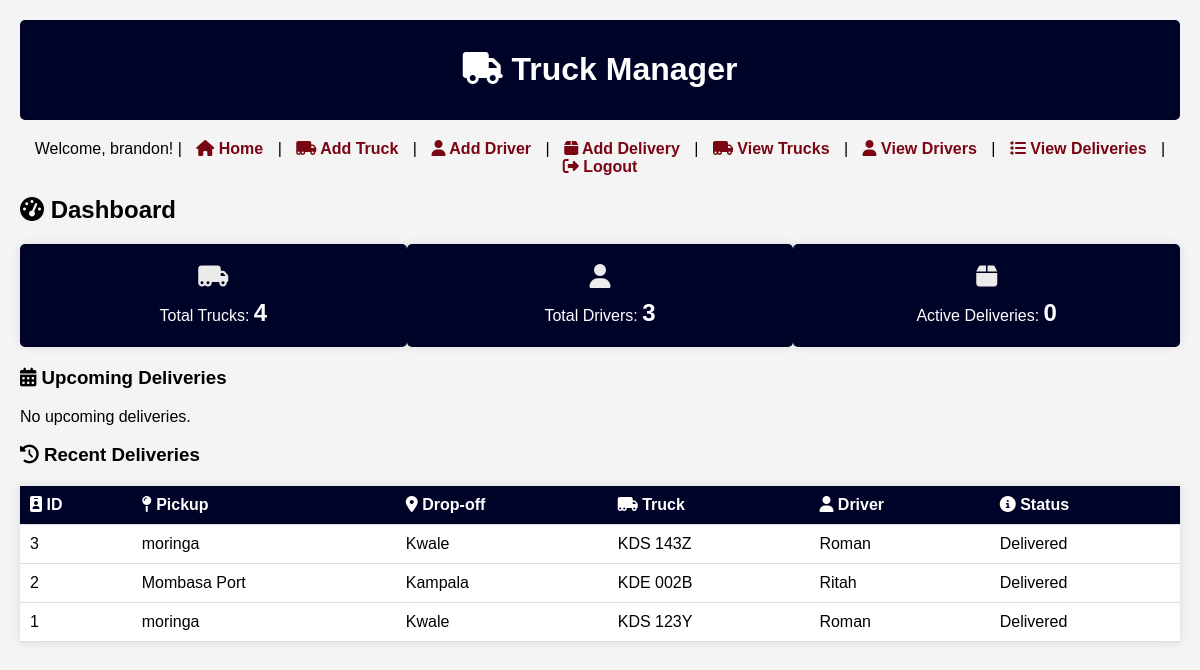
The page / (signed in) on the database its author committed.
### app.py (models this page shows)
class UserModel(User, UserMixin):
    pass

### database.py (models this page shows)
class Delivery(Base):
    __tablename__ = 'deliveries'
    id = Column(Integer, primary_key=True)
    pickup_location = Column(String)
    dropoff_location = Column(String)
    truck_id = Column(Integer, ForeignKey('trucks.id'))
    driver_id = Column(Integer, ForeignKey('drivers.id'))
    status = Column(String, default='Pending')
    start_datetime = Column(DateTime, nullable=True)
    truck = relationship('Truck', backref='deliveries')
    driver = relationship('Driver', backref='deliveries')

class Truck(Base):
    __tablename__ = 'trucks'
    id = Column(Integer, primary_key=True)
    truck_id = Column(String, unique=True)
    type = Column(String)
    capacity = Column(Float)
    status = Column(String, default='Available')

class Driver(Base):
    __tablename__ = 'drivers'
    id = Column(Integer, primary_key=True)
    name = Column(String)
    phone = Column(String)
    license_number = Column(String)
    email = Column(String, nullable=True)
    truck_id = Column(Integer, ForeignKey('trucks.id'), nullable=True)
    truck = relationship('Truck', backref='drivers')

### app.py (the view)
@app.route('/')
@login_required
def index():
    truck_count = session.query(Truck).count()
    driver_count = session.query(Driver).count()
    active_delivery_count = session.query(Delivery).filter(Delivery.status.in_(['Goods Picked', 'In Transit'])).count()
    recent_deliveries = session.query(Delivery).order_by(Delivery.id.desc()).limit(5).all()
    scheduled_deliveries = session.query(Delivery).filter(
        and_(Delivery.start_datetime >= datetime.now(), Delivery.status.in_(['Pending', 'Goods Picked', 'In Transit']))
    ).order_by(Delivery.start_datetime).limit(5).all()
    return render_template('index.html', truck_count=truck_count, driver_count=driver_count,
                         active_delivery_count=active_delivery_count, recent_deliveries=recent_deliveries,
                         scheduled_deliveries=scheduled_deliveries)

### app.py (called while the page is built)
@login_manager.user_loader
def load_user(user_id):
    user = session.query(User).get(int(user_id))
    if user:
        user_model = UserModel()
        user_model.id = user.id
        user_model.username = user.username
        user_model.password = user.password
        return user_model
    return None

### templates/index.html (shortened to what this page needs)
<!DOCTYPE html>
<html>
<head>
    <link rel="stylesheet" href="{{ url_for('static', filename='style.css') }}">
    <link rel="stylesheet" href="https://cdnjs.cloudflare.com/ajax/libs/font-awesome/6.4.2/css/all.min.css">
</head>
<body>
    <header>
        <h1><i class="fas fa-truck"></i> Truck Manager</h1>
    </header>
    <nav>
        {% if current_user.is_authenticated %}
            <span>Welcome, {{ current_user.username }}!</span> |
            <a href="{{ url_for('index') }}"><i class="fas fa-home"></i> Home</a> |
            <a href="{{ url_for('add_truck') }}"><i class="fas fa-truck-moving"></i> Add Truck</a> |
            <a href="{{ url_for('add_driver') }}"><i class="fas fa-user"></i> Add Driver</a> |
            <a href="{{ url_for('add_delivery') }}"><i class="fas fa-box"></i> Add Delivery</a> |
            <a href="{{ url_for('trucks') }}"><i class="fas fa-truck-moving"></i> View Trucks</a> |
            <a href="{{ url_for('drivers') }}"><i class="fas fa-user"></i> View Drivers</a> |
            <a href="{{ url_for('deliveries') }}"><i class="fas fa-list"></i> View Deliveries</a> |
            <a href="{{ url_for('logout') }}"><i class="fas fa-sign-out-alt"></i> Logout</a>
        {% else %}
            <a href="{{ url_for('login') }}"><i class="fas fa-sign-in-alt"></i> Login</a> |
            <a href="{{ url_for('register') }}"><i class="fas fa-user-plus"></i> Register</a>
        {% endif %}
    </nav>
    <section class="dashboard">
        <h2 class="section-title"><i class="fas fa-tachometer-alt"></i> Dashboard</h2>
        <div class="stats">
            <div class="stat">
                <i class="fas fa-truck-moving"></i>
                <p>Total Trucks: <span>{{ truck_count }}</span></p>
            </div>
            <div class="stat">
                <i class="fas fa-user"></i>
                <p>Total Drivers: <span>{{ driver_count }}</span></p>
            </div>
            <div class="stat">
                <i class="fas fa-box"></i>
                <p>Active Deliveries: <span>{{ active_delivery_count }}</span></p>
            </div>
        </div>
        <h3 class="section-title"><i class="fas fa-calendar-alt"></i> Upcoming Deliveries</h3>
        {% if scheduled_deliveries %}
        <table>
            <tr>
                <th><i class="fas fa-id-badge"></i> ID</th>
                <th><i class="fas fa-map-pin"></i> Pickup</th>
                <th><i class="fas fa-map-marker-alt"></i> Drop-off</th>
                <th><i class="fas fa-calendar-alt"></i> Start Date & Time</th>
                <th><i class="fas fa-truck-moving"></i> Truck</th>
                <th><i class="fas fa-user"></i> Driver</th>
                <th><i class="fas fa-info-circle"></i> Status</th>
            </tr>
            {% for delivery in scheduled_deliveries %}
            <tr>
                <td>{{ delivery.id }}</td>
                <td>{{ delivery.pickup_location }}</td>
                <td>{{ delivery.dropoff_location }}</td>
                <td>{{ delivery.start_datetime.strftime('%Y-%m-%d %H:%M') if delivery.start_datetime else 'N/A' }}</td>
                <td>{{ delivery.truck.truck_id }}</td>
                <td>{{ delivery.driver.name }}</td>
                <td>{{ delivery.status }}</td>
            </tr>
            {% endfor %}
        </table>
        {% else %}
        <p>No upcoming deliveries.</p>
        {% endif %}
        <h3 class="section-title"><i class="fas fa-history"></i> Recent Deliveries</h3>
        {% if recent_deliveries %}
        <table>
            <tr>
                <th><i class="fas fa-id-badge"></i> ID</th>
                <th><i class="fas fa-map-pin"></i> Pickup</th>
                <th><i class="fas fa-map-marker-alt"></i> Drop-off</th>
                <th><i class="fas fa-truck-moving"></i> Truck</th>
                <th><i class="fas fa-user"></i> Driver</th>
                <th><i class="fas fa-info-circle"></i> Status</th>
            </tr>
            {% for delivery in recent_deliveries %}
            <tr>
                <td>{{ delivery.id }}</td>
                <td>{{ delivery.pickup_location }}</td>
                <td>{{ delivery.dropoff_location }}</td>
                <td>{{ delivery.truck.truck_id }}</td>
                <td>{{ delivery.driver.name }}</td>
                <td>{{ delivery.status }}</td>
            </tr>
            {% endfor %}
        </table>
        {% else %}
        <p>No recent deliveries.</p>
        {% endif %}
    </section>
</body>
</html>

### static/style.css (style rules this page uses)
body { font-family: Arial, sans-serif; margin: 0; padding: 20px; background-color: #f4f4f4; }
header { background-color: #000328; color: #FFFFFF; padding: 10px; text-align: center; border-radius: 5px; }
nav { margin: 20px 0; text-align: center; }
nav a { margin: 0 10px; text-decoration: none; color: #7A0614; font-weight: bold; }
table { width: 100%; border-collapse: collapse; margin: 20px 0; background: #FFFFFF; box-shadow: 0 0 10px rgba(0, 0, 0, 0.1); }
th, td { padding: 10px; text-align: left; border-bottom: 1px solid #ddd; }
th { background-color: #000328; color: #FFFFFF; }
.dashboard .stats { display: flex; justify-content: space-around; margin: 20px 0; }
.dashboard .stat { background: #000328; color: #FFFFFF; padding: 20px; border-radius: 5px; box-shadow: 0 0 10px rgba(0, 0, 0, 0.1); text-align: center; width: 30%; }
.dashboard .stat i { font-size: 24px; color: #ecebeb; }
.dashboard .stat p { margin: 10px 0 0; }
.dashboard .stat span { font-size: 24px; font-weight: bold; color: #FFFFFF; }

### rows shown on the page
UserModel: username "brandon"
Delivery: id "3", pickup_location "moringa", dropoff_location "Kwale", truck.truck_id "KDS 143Z", driver.name "Roman", status "Delivered"
Delivery: id "2", pickup_location "Mombasa Port", dropoff_location "Kampala", truck.truck_id "KDE 002B", driver.name "Ritah", status "Delivered"
Delivery: id "1", pickup_location "moringa", dropoff_location "Kwale", truck.truck_id "KDS 123Y", driver.name "Roman", status "Delivered"

### other values the page prints
{{ truck_count }} "4"
{{ driver_count }} "3"
{{ active_delivery_count }} "0"
